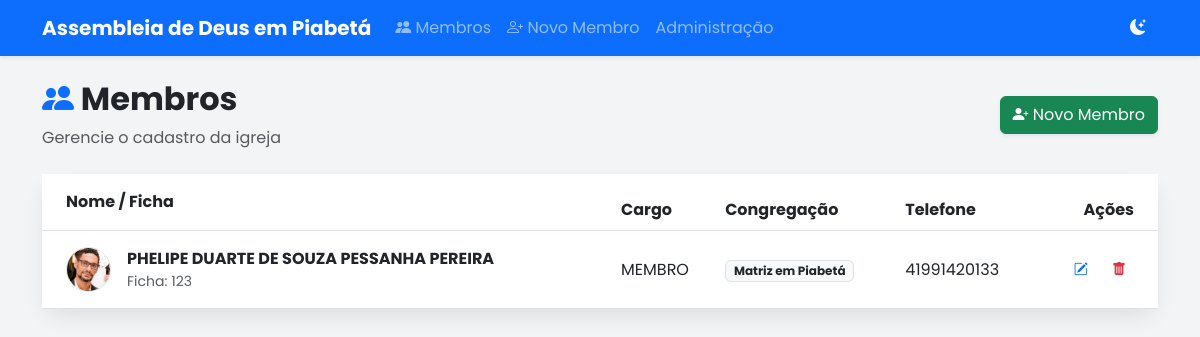
The page / on the database its author committed.
### membros/models.py (models this page shows, shortened)
class Membro(models.Model):
    numero_ficha = models.PositiveIntegerField(unique=True, verbose_name="Nº da Ficha", help_text="Número de identificação na igreja")
    foto = models.ImageField(upload_to='fotos_membros/', blank=True, null=True, verbose_name="Foto do Membro")
    nome_completo = models.CharField(max_length=200)
    data_nascimento = models.DateField(verbose_name="Data de Nascimento")
    naturalidade = models.CharField(max_length=100, help_text="Cidade/Estado", blank=True, null=True)
    cpf = models.CharField(max_length=14, unique=True, verbose_name="CPF")
    rg = models.CharField(max_length=20, verbose_name="RG", blank=True, null=True)
    ESTADO_CIVIL_CHOICES = [
        ('SOLTEIRO', 'Solteiro(a)'),
        ('CASADO', 'Casado(a)'),
        ('VIUVO', 'Viúvo(a)'),
        ('DIVORCIADO', 'Divorciado(a)'),
    ]
    estado_civil = models.CharField(max_length=20, choices=ESTADO_CIVIL_CHOICES)
    profissao = models.CharField(max_length=100, verbose_name="Profissão", blank=True, null=True)
    nome_pai = models.CharField(max_length=200, verbose_name="Nome do Pai", blank=True, null=True)
    nome_mae = models.CharField(max_length=200, verbose_name="Nome da Mãe", blank=True, null=True)
    endereco = models.CharField(max_length=200, verbose_name="Endereço")
    numero = models.CharField(max_length=20, verbose_name="Nº")
    complemento = models.CharField(max_length=100, blank=True, null=True)
    bairro = models.CharField(max_length=100)
    cep = models.CharField(max_length=9, verbose_name="CEP")
    cidade = models.CharField(max_length=100)
    uf = models.CharField(max_length=2, verbose_name="UF", default='RJ')
    telefone = models.CharField(max_length=20, verbose_name="Celular/WhatsApp")
    email = models.EmailField(blank=True, null=True)
    data_batismo_aguas = models.DateField(verbose_name="Batismo nas Águas", blank=True, null=True)
    CARGO_CHOICES = [
        ('MEMBRO', 'Membro'),
        ('AUXILIAR', 'Auxiliar'),
        ('DIACONO', 'Diácono'),
        ('PRESBITERO', 'Presbítero'),
        ('EVANGELISTA', 'Evangelista'),
        ('PASTOR', 'Pastor'),
        ('MISSIONARIO', 'Missionário'),
        ('OUTRO', 'Outro'),
    ]
    cargo = models.CharField(max_length=20, choices=CARGO_CHOICES, default='MEMBRO')
    cargo_outro = models.CharField(max_length=50, blank=True, null=True, help_text="Preencher se escolheu 'Outro'")
    igreja_procedencia = models.CharField(max_length=150, verbose_name="Igreja de Procedência", blank=True, null=True)
    CONGREGACAO_CHOICES = [
        ('Matriz em Piabetá', 'Matriz em Piabetá'),
        ('Jardim Prainha', 'Jardim Prainha'),
        ('Jardim Ana Beatriz', 'Jardim Ana Beatriz'),
        ('Parque Santana', 'Parque Santana'),
        ('Parque Veneza', 'Parque Veneza'),
        ('Rua das Mangueiras', 'Rua das Mangueiras'),
        ('Saracuruna', 'Saracuruna'),
        ('Avenida Mauá', 'Avenida Mauá'),
        ('Fragoso', 'Fragoso'),
        ('Meio da Serra', 'Meio da Serra'),
        ('Pau Grande', 'Pau Grande'),
        ('Jardim Nazareno', 'Jardim Nazareno'),
        ('Parque Sayonara', 'Parque Sayonara'),
        ('Vila Serrana', 'Vila Serrana'),
        ('Ilha', 'Ilha'),
        ('Cachoeira Grande', 'Cachoeira Grande'),
        ('Boa Esperança', 'Boa Esperança'),
        ('Figueira Conceição', 'Figueira Conceição'),
        ('Rio do Ouro', 'Rio do Ouro'),
        ('Rio Novo', 'Rio Novo'),
        ('Suruí', 'Suruí'),
        ('Cidade Naval', 'Cidade Naval'),
        ('Figueira Magé', 'Figueira Magé'),
        ('Itambi', 'Itambi'),
        ('Mauá', 'Mauá'),
        ('Leque Azul', 'Leque Azul'),
        ('Santa Dalila', 'Santa Dalila'),
        ('Ypiranga', 'Ypiranga'),
        ('Paraíso do Góia', 'Paraíso do Góia'),
        ('Bacaxá', 'Bacaxá'),
        ('Vila Canaã', 'Vila Canaã'),
        ('Bananeiras', 'Bananeiras'),
        ('Água', 'Água'),
        ('Fazendinha Branca', 'Fazendinha Branca'),
        ('Bonsucesso', 'Bonsucesso'),
        ('Praia Seca', 'Praia Seca'),
        ('Raia', 'Raia'),
        ('Macaé', 'Macaé'),
        ('Itatiquara', 'Itatiquara'),
        ('Parque Cidade Luz', 'Parque Cidade Luz'),
        ('Betel', 'Betel'),
        ('Bereia', 'Bereia'),
        ('Filadelfia', 'Filadelfia'),
        ('Imburi', 'Imburi'),
        ('Eldorado', 'Eldorado'),
        ('Parque Nova Campos', 'Parque Nova Campos'),
        ('Parque Prazeres', 'Parque Prazeres'),
        ('Vila Menezes', 'Vila Menezes'),
    ]
    congregacao = models.CharField(
        max_length=100,
        choices=CONGREGACAO_CHOICES,
        verbose_name="Congregação",
        default='Matriz em Piabetá'
    )
    nome_conjuge = models.CharField(max_length=200, verbose_name="Nome do Cônjuge", blank=True, null=True)
    anotacoes = models.TextField(verbose_name="Anotações", blank=True, null=True)
    aceite_termos = models.BooleanField(default=False, verbose_name="Aceito os termos de uso de dados")
    SITUACAO_CHOICES = [
        ('ATIVO', 'Ativo - Em Comunhão'),
        ('MUDANCA', 'Saída com Carta de Mudança'),
        ('OUTRO_MINISTERIO', 'Saída para Outro Ministério'),
        ('DESLIGADO', 'Desligado / Disciplina'),
        ('FALECIMENTO', 'Inativo - Falecimento'),
    ]
    situacao = models.CharField(
        max_length=30,
        choices=SITUACAO_CHOICES,
        default='ATIVO',
        verbose_name="Situação Cadastral"
    )
    data_cadastro = models.DateTimeField(auto_now_add=True)
    atualizado_em = models.DateTimeField(auto_now=True)

### membros/views.py (the view)
# urls.py: path('', listar_membros, name='listar_membros'),
def listar_membros(request):
    membros = Membro.objects.all().order_by('nome_completo')
    return render(request, 'membros/lista.html', {'membros': membros})

### membros/templates/membros/lista.html (shortened to what this page needs)
{% extends 'base.html' %}
{% block content %}
<div class="row mb-4 align-items-center">
    <div class="col-md-8">
        <h2 class="fw-bold text-dark"><i class="bi bi-people-fill text-primary"></i> Membros</h2>
        <p class="text-muted mb-0">Gerencie o cadastro da igreja</p>
    </div>
    <div class="col-md-4 text-end">
        <a href="{% url 'cadastrar_membro' %}" class="btn btn-success shadow-sm">
            <i class="bi bi-person-plus-fill"></i> Novo Membro
        </a>
    </div>
</div>
<div class="card card-modern shadow-sm border-0">
    <div class="card-body p-0">
        <div class="table-responsive">
            <table class="table table-hover align-middle mb-0">
                <thead class="bg-light">
                    <tr>
                        <th class="ps-4 py-3">Nome / Ficha</th>
                        <th>Cargo</th>
                        <th>Congregação</th>
                        <th>Telefone</th>
                        <th class="text-end pe-4">Ações</th>
                    </tr>
                </thead>
                <tbody>
                    {% for membro in membros %}
                    <tr>
                        <td class="ps-4 py-3" style="min-width: 250px;">
                            <div class="d-flex align-items-center">
                                {% if membro.foto %}
                                    <img src="{{ membro.foto.url }}" class="rounded-circle me-3 border" width="45" height="45" style="object-fit: cover;">
                                {% else %}
                                    <div class="rounded-circle me-3 d-flex justify-content-center align-items-center bg-secondary-subtle text-secondary" style="width: 45px; height: 45px;">
                                        <i class="bi bi-person-fill fs-5"></i>
                                    </div>
                                {% endif %}
                                <div>
                                    <div class="fw-bold text-dark">{{ membro.nome_completo }}</div>
                                    <div class="small text-muted">Ficha: {{ membro.numero_ficha }}</div>
                                </div>
                            </div>
                        </td>
                        <td>{{ membro.cargo }}</td>
                        <td><span class="badge bg-light text-dark border">{{ membro.congregacao }}</span></td>
                        <td>{{ membro.telefone|default:"-" }}</td>
                        <td class="text-end pe-4 text-nowrap">
                            <a href="{% url 'editar_membro' id=membro.id %}" class="btn btn-sm btn-outline-primary border-0 me-1" title="Editar">
                                <i class="bi bi-pencil-square"></i>
                            </a>
                            <a href="{% url 'excluir_membro' id=membro.id %}" class="btn btn-sm btn-outline-danger border-0" title="Excluir">
                                <i class="bi bi-trash-fill"></i>
                            </a>
                        </td>
                    </tr>
                    {% endfor %}
                </tbody>
            </table>
        </div>
    </div>
</div>
{% endblock %}

### static/css/style.css (style rules this page uses)
:root { --primary-color: #0d9488; --primary-hover: #0f766e; --bg-body: #f3f4f6; --bg-card: #ffffff; --bg-input: #f9fafb; --text-main: #1f2937; --text-muted: #6b7280; --border-color: #e5e7eb; --header-border: #f3f4f6; }
body { font-family: 'Poppins', sans-serif; background-color: var(--bg-body) !important; color: var(--text-main) !important; transition: background-color 0.3s, color 0.3s; }
.card-modern { background-color: var(--bg-card) !important; border: none !important; border-radius: 1rem !important; box-shadow: 0 10px 25px -5px rgba(0, 0, 0, 0.1) !important; }

### rows shown on the page
Membro: foto (picture), nome_completo "PHELIPE DUARTE DE SOUZA PESSANHA PEREIRA", numero_ficha "123", cargo "MEMBRO", congregacao "Matriz em Piabetá", telefone "41991420133"
